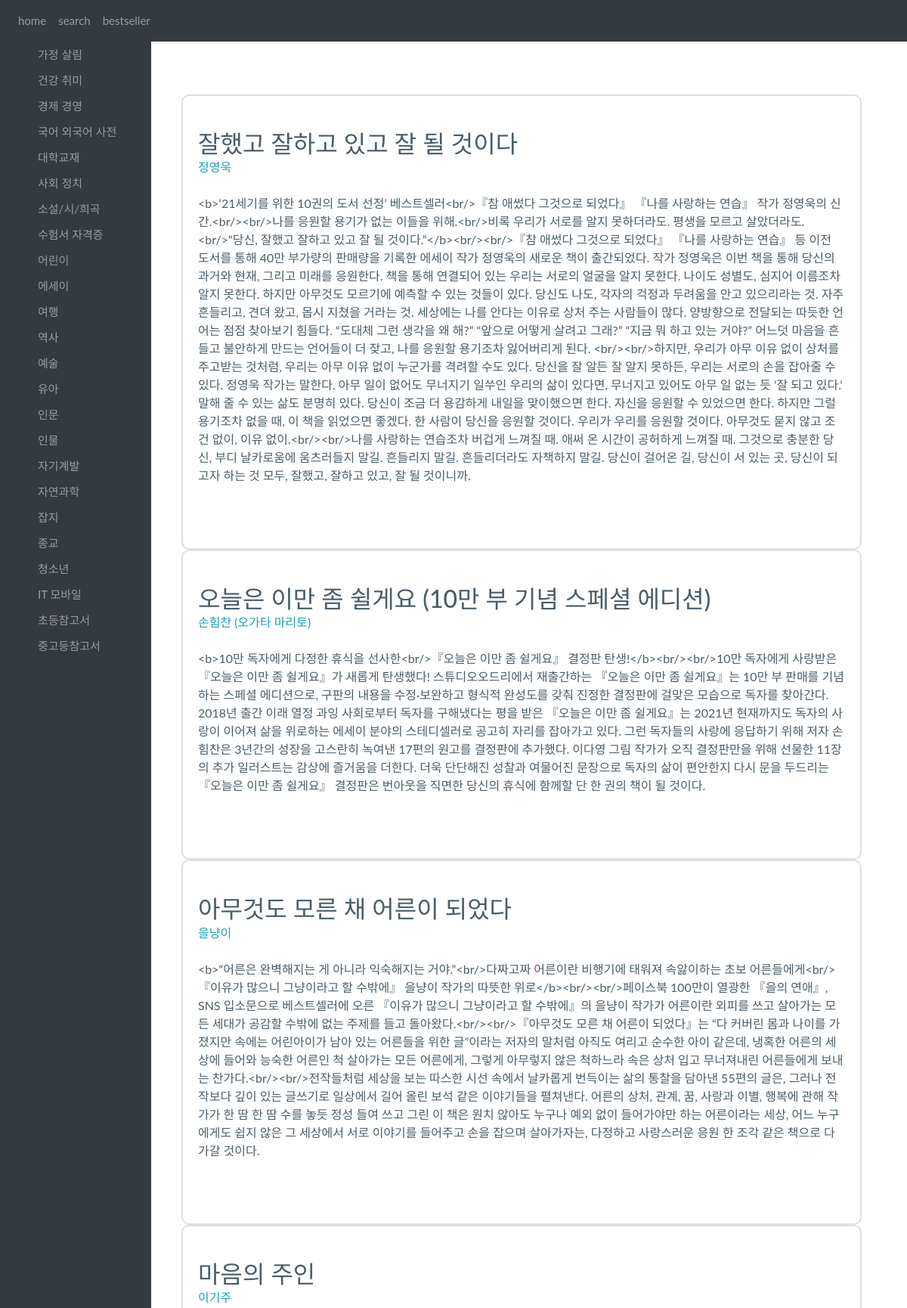
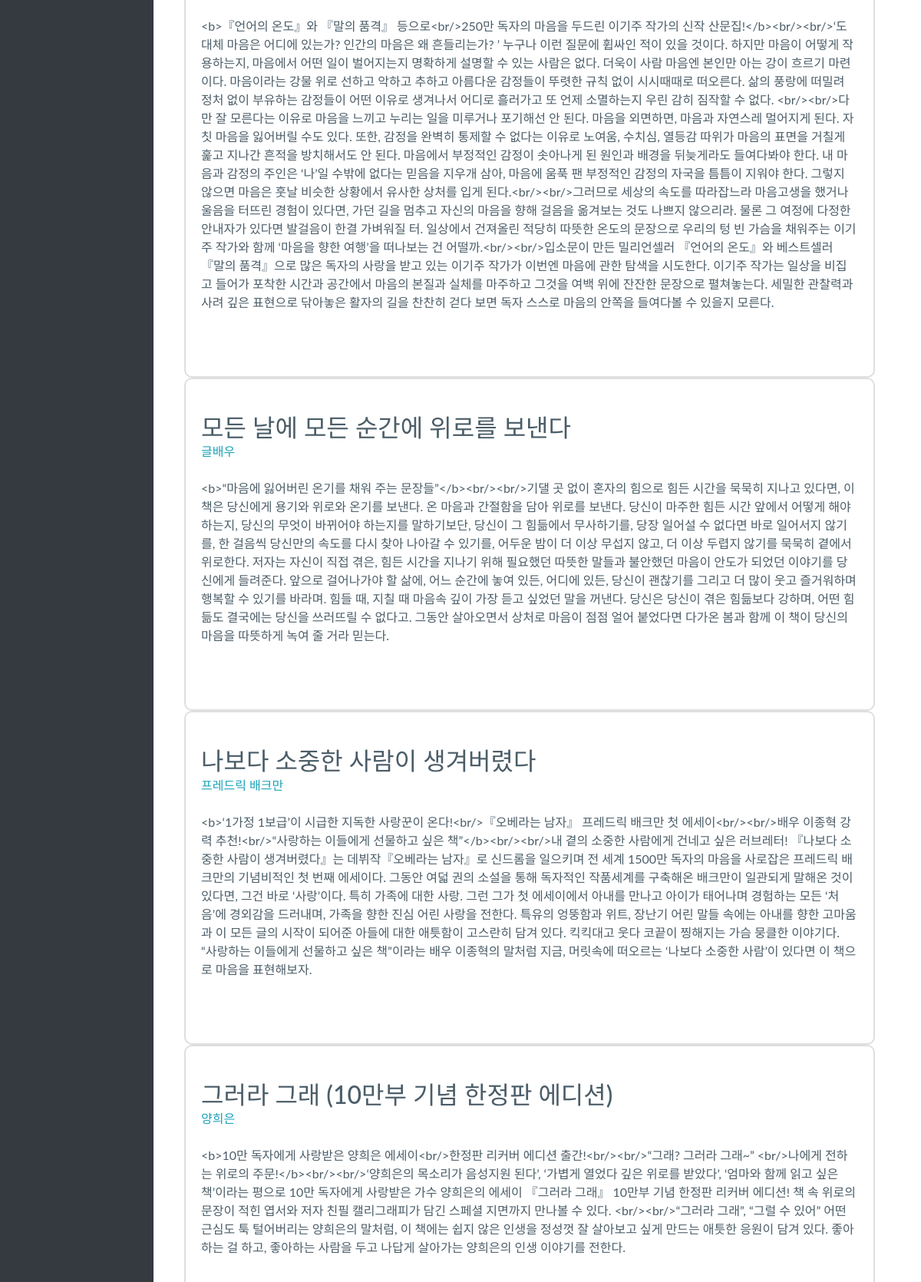
Page /category/001001047 (upper part) on the committed database (2 pictures, top to bottom).
### category/models.py (models this page shows)
class CategoryTen(models.Model):
    name = models.CharField(max_length=100)
    author = models.CharField(max_length=100)
    description = models.TextField()

### category/views.py (the view)
# urls.py: path('category/001001047', category.views.ten, name='ten'),
def ten(request):
    essays = CategoryTen.objects
    return render(request, 'category/category10.html', {'essay': essays})

### category/templates/category/category10.html (shortened to what this page needs)
{% extends 'category/base.html' %}
{% block content %}
<body>
 {% for essay in essay.all%}
    <div class="col-md-4 mb-3 mb-md-0">
        <div class="card h-100 py-3">
          <div class="card-body my-2">
            <div class="d-flex align-items-center">
              <div class="flex-1 align-items-center">
                <h2 class="mb-0 fs--1 text-1000 fw-medium">{{essay.name}}</h2>
                <p class="fs--2 fw-normal text-info mb-0">{{essay.author}}</p><br/>
              </div>
            </div>
            <p class="card-text ps-7 ps-md-0 ps-xl-7 pt-md-4 pt-lg-3 pt-xl-0">{{essay.description}}</p><br/>
          </div>
        </div>
    </div>
{%endfor%}
</body>
{% endblock  %}

### category/templates/category/base.html (style rules this page uses)
body { margin: 0px; background-color: #F0EDCC; }

### category/templates/category/category10.html (style rules this page uses)
.card { border: 0; }
.py-3 { padding-top: 1rem !important; padding-bottom: 1rem !important; }
.h-100 { height: 100% !important; width: 75vw !important; }
.card { position: relative; display: -webkit-box; display: -ms-flexbox; display: flex; -webkit-box-orient: vertical; -webkit-box-direction: normal; -ms-flex-direction: column; flex-direction: column; min-width: 0; word-wrap: break-word; background-color: #fff; background-clip: border-box; border: 2px solid rgba(0,0,0,0.125); border-radius: .625rem; }
body { -webkit-font-smoothing: antialiased; -moz-osx-font-smoothing: grayscale; position: relative; }
body { margin: 0; font-family: "Lato",-apple-system,BlinkMacSystemFont,"Segoe UI","Helvetica Neue",Arial,sans-serif,"Apple Color Emoji","Segoe UI Emoji","Segoe UI Symbol"; font-size: 1rem; font-weight: 400; line-height: 1.5; color: #4B5D68; background-color: #fff; -webkit-text-size-adjust: 100%; -webkit-tap-highlight-color: rgba(0,0,0,0); }
:root { --bs-blue: #5F37EF; --bs-indigo: #727cf5; --bs-purple: #9C69E2; --bs-pink: #F063B8; --bs-red: #EF4358; --bs-orange: #F56538; --bs-yellow: #FFBA49; --bs-green: #68C9BA; --bs-teal: #299EF3; --bs-cyan: #38B0F5; --bs-white: #fff; --bs-gray: #94A2B3; --bs-gray-dark: #4B5D68; --bs-primary: #5F37EF; --bs-secondary: #299EF3; --bs-success: #68C9BA; --bs-info: #9C69E2; --bs-warning: #FFBA49; --bs-danger: #F063B8; --bs-light: #f9fafd; --bs-dark: #0b1727; --bs-font-sans-serif: "Lato", "Poppins", -apple-system, BlinkMacSystemFont, "Segoe UI", "Helvetica Neue", Arial, sans-serif, "Apple Color Emoji", "Segoe UI Emoji", "Segoe UI Symbol"; --bs-font-monospace: "SFMono-Regular", Menlo, Monaco, Consolas, "Liberation Mono", "Courier New", monospace; --bs-gradient: linear-gradient(180deg, rgba(255,255,255,0.15), rgba(255,255,255,0)); }

### rows in the picture
CategoryTen: name "잘했고 잘하고 있고 잘 될 것이다", author "정영욱", description "<b>‘21세기를 위한 10권의 도서 선정’ 베스트셀러<br/>『참 애썼다 그것으로 되었다』 『나를 사랑하는 연습』 작가 정영욱의 신간.<br/><br/>나를 응원할 용기가 없는 이들을 위해.<br/>비록 우리가 서로를 알지 못하더라도. 평생을 모르고 살았더라도.<br/>“당신, 잘했고 잘하고 있고 잘 될 것이다.”</b><br/><br/>『참 애썼다 그것으로 되었다』 『나를 사랑하는 연습』 등 이전 도서를 통해 40만 부가량의 판매량을 기록한 에세이 작가 정영욱의 새로운 책이 출간되었다. 작가 정영욱은 이번 책을 통해 당신의 과거와 현재, 그리고 미래를 응원한다. 책을 통해 연결되어 있는 우리는 서로의 얼굴을 알지 못한다. 나이도 성별도, 심지어 이름조차 알지 못한다. 하지만 아무것도 모르기에 예측할 수 있는 것들이 있다. 당신도 나도, 각자의 걱정과 두려움을 안고 있으리라는 것. 자주 흔들리고, 견뎌 왔고, 몹시 지쳤을 거라는 것. 세상에는 나를 안다는 이유로 상처 주는 사람들이 많다. 양방향으로 전달되는 따듯한 언어는 점점 찾아보기 힘들다. “도대체 그런 생각을 왜 해?” “앞으로 어떻게 살려고 그래?” “지금 뭐 하고 있는 거야?” 어느덧 마음을 흔들고 불안하게 만드는 언어들이 더 잦고, 나를 응원할 용기조차 잃어버리게 된다. <br/><br/>하지만, 우리가 아무 이유 없이 상처를 주고받는 것처럼, 우리는 아무 이유 없이…"
CategoryTen: name "오늘은 이만 좀 쉴게요 (10만 부 기념 스페셜 에디션)", author "손힘찬 (오가타 마리토)", description "<b>10만 독자에게 다정한 휴식을 선사한<br/>『오늘은 이만 좀 쉴게요』 결정판 탄생!</b><br/><br/>10만 독자에게 사랑받은 『오늘은 이만 좀 쉴게요』가 새롭게 탄생했다! 스튜디오오드리에서 재출간하는 『오늘은 이만 좀 쉴게요』는 10만 부 판매를 기념하는 스페셜 에디션으로, 구판의 내용을 수정·보완하고 형식적 완성도를 갖춰 진정한 결정판에 걸맞은 모습으로 독자를 찾아간다. 2018년 출간 이래 열정 과잉 사회로부터 독자를 구해냈다는 평을 받은 『오늘은 이만 좀 쉴게요』는 2021년 현재까지도 독자의 사랑이 이어져 삶을 위로하는 에세이 분야의 스테디셀러로 공고히 자리를 잡아가고 있다. 그런 독자들의 사랑에 응답하기 위해 저자 손힘찬은 3년간의 성장을 고스란히 녹여낸 17편의 원고를 결정판에 추가했다. 이다영 그림 작가가 오직 결정판만을 위해 선물한 11장의 추가 일러스트는 감상에 즐거움을 더한다. 더욱 단단해진 성찰과 여물어진 문장으로 독자의 삶이 편안한지 다시 문을 두드리는 『오늘은 이만 좀 쉴게요』 결정판은 번아웃을 직면한 당신의 휴식에 함께할 단 한 권의 책이 될 것이다."
CategoryTen: name "아무것도 모른 채 어른이 되었다", author "을냥이", description "<b>“어른은 완벽해지는 게 아니라 익숙해지는 거야.”<br/>다짜고짜 어른이란 비행기에 태워져 속앓이하는 초보 어른들에게<br/>『이유가 많으니 그냥이라고 할 수밖에』 을냥이 작가의 따뜻한 위로</b><br/><br/>페이스북 100만이 열광한 『을의 연애』, SNS 입소문으로 베스트셀러에 오른 『이유가 많으니 그냥이라고 할 수밖에』의 을냥이 작가가 어른이란 외피를 쓰고 살아가는 모든 세대가 공감할 수밖에 없는 주제를 들고 돌아왔다.<br/><br/>『아무것도 모른 채 어른이 되었다』는 “다 커버린 몸과 나이를 가졌지만 속에는 어린아이가 남아 있는 어른들을 위한 글”이라는 저자의 말처럼 아직도 여리고 순수한 아이 같은데, 냉혹한 어른의 세상에 들어와 능숙한 어른인 척 살아가는 모든 어른에게, 그렇게 아무렇지 않은 척하느라 속은 상처 입고 무너져내린 어른들에게 보내는 찬가다.<br/><br/>전작들처럼 세상을 보는 따스한 시선 속에서 날카롭게 번득이는 삶의 통찰을 담아낸 55편의 글은, 그러나 전작보다 깊이 있는 글쓰기로 일상에서 길어 올린 보석 같은 이야기들을 펼쳐낸다. 어른의 상처, 관계, 꿈, 사랑과 이별, 행복에 관해 작가가 한 땀 한 땀 수를 놓듯 정성 들여 쓰고 그린 이 책은 원치 않아도 누구나 예외 없이 들어가야만 하는 어른이라는 세상, 어느 누구에게도 쉽지 않은 그 세상에서 서로 이야기를 들어주고 손을 잡으며…"
CategoryTen: name "마음의 주인", author "이기주", description "<b>『언어의 온도』와 『말의 품격』 등으로<br/>250만 독자의 마음을 두드린 이기주 작가의 신작 산문집!</b><br/><br/>‘도대체 마음은 어디에 있는가? 인간의 마음은 왜 흔들리는가? ’ 누구나 이런 질문에 휩싸인 적이 있을 것이다. 하지만 마음이 어떻게 작용하는지, 마음에서 어떤 일이 벌어지는지 명확하게 설명할 수 있는 사람은 없다. 더욱이 사람 마음엔 본인만 아는 강이 흐르기 마련이다. 마음이라는 강물 위로 선하고 악하고 추하고 아름다운 감정들이 뚜렷한 규칙 없이 시시때때로 떠오른다. 삶의 풍랑에 떠밀려 정처 없이 부유하는 감정들이 어떤 이유로 생겨나서 어디로 흘러가고 또 언제 소멸하는지 우린 감히 짐작할 수 없다. <br/><br/>다만 잘 모른다는 이유로 마음을 느끼고 누리는 일을 미루거나 포기해선 안 된다. 마음을 외면하면, 마음과 자연스레 멀어지게 된다. 자칫 마음을 잃어버릴 수도 있다. 또한, 감정을 완벽히 통제할 수 없다는 이유로 노여움, 수치심, 열등감 따위가 마음의 표면을 거칠게 훑고 지나간 흔적을 방치해서도 안 된다. 마음에서 부정적인 감정이 솟아나게 된 원인과 배경을 뒤늦게라도 들여다봐야 한다. 내 마음과 감정의 주인은 ‘나’일 수밖에 없다는 믿음을 지우개 삼아, 마음에 움푹 팬 부정적인 감정의 자국을 틈틈이 지워야 한다. 그렇지 않으면 마음은 훗날 비슷한 상황에서 유사한 상처를 입게…"
CategoryTen: name "모든 날에 모든 순간에 위로를 보낸다", author "글배우", description "<b>“마음에 잃어버린 온기를 채워 주는 문장들”</b><br/><br/>기댈 곳 없이 혼자의 힘으로 힘든 시간을 묵묵히 지나고 있다면, 이 책은 당신에게 용기와 위로와 온기를 보낸다. 온 마음과 간절함을 담아 위로를 보낸다. 당신이 마주한 힘든 시간 앞에서 어떻게 해야 하는지, 당신의 무엇이 바뀌어야 하는지를 말하기보단, 당신이 그 힘듦에서 무사하기를, 당장 일어설 수 없다면 바로 일어서지 않기를, 한 걸음씩 당신만의 속도를 다시 찾아 나아갈 수 있기를, 어두운 밤이 더 이상 무섭지 않고, 더 이상 두렵지 않기를 묵묵히 곁에서 위로한다. 저자는 자신이 직접 겪은, 힘든 시간을 지나기 위해 필요했던 따뜻한 말들과 불안했던 마음이 안도가 되었던 이야기를 당신에게 들려준다. 앞으로 걸어나가야 할 삶에, 어느 순간에 놓여 있든, 어디에 있든, 당신이 괜찮기를 그리고 더 많이 웃고 즐거워하며 행복할 수 있기를 바라며. 힘들 때, 지칠 때 마음속 깊이 가장 듣고 싶었던 말을 꺼낸다. 당신은 당신이 겪은 힘듦보다 강하며, 어떤 힘듦도 결국에는 당신을 쓰러뜨릴 수 없다고. 그동안 살아오면서 상처로 마음이 점점 얼어 붙었다면 다가온 봄과 함께 이 책이 당신의 마음을 따뜻하게 녹여 줄 거라 믿는다."
CategoryTen: name "나보다 소중한 사람이 생겨버렸다", author "프레드릭 배크만", description "<b>‘1가정 1보급’이 시급한 지독한 사랑꾼이 온다!<br/>『오베라는 남자』 프레드릭 배크만 첫 에세이<br/><br/>배우 이종혁 강력 추천!<br/>“사랑하는 이들에게 선물하고 싶은 책”</b><br/><br/>내 곁의 소중한 사람에게 건네고 싶은 러브레터! 『나보다 소중한 사람이 생겨버렸다』는 데뷔작『오베라는 남자』로 신드롬을 일으키며 전 세계 1500만 독자의 마음을 사로잡은 프레드릭 배크만의 기념비적인 첫 번째 에세이다. 그동안 여덟 권의 소설을 통해 독자적인 작품세계를 구축해온 배크만이 일관되게 말해온 것이 있다면, 그건 바로 ‘사랑’이다. 특히 가족에 대한 사랑. 그런 그가 첫 에세이에서 아내를 만나고 아이가 태어나며 경험하는 모든 ‘처음’에 경외감을 드러내며, 가족을 향한 진심 어린 사랑을 전한다. 특유의 엉뚱함과 위트, 장난기 어린 말들 속에는 아내를 향한 고마움과 이 모든 글의 시작이 되어준 아들에 대한 애틋함이 고스란히 담겨 있다. 킥킥대고 웃다 코끝이 찡해지는 가슴 뭉클한 이야기다. “사랑하는 이들에게 선물하고 싶은 책”이라는 배우 이종혁의 말처럼 지금, 머릿속에 떠오르는 ‘나보다 소중한 사람’이 있다면 이 책으로 마음을 표현해보자."
CategoryTen: name "그러라 그래 (10만부 기념 한정판 에디션)", author "양희은", description "<b>10만 독자에게 사랑받은 양희은 에세이<br/>한정판 리커버 에디션 출간!<br/><br/>“그래? 그러라 그래~” <br/>나에게 전하는 위로의 주문!</b><br/><br/>‘양희은의 목소리가 음성지원 된다’, ‘가볍게 열었다 깊은 위로를 받았다’, ‘엄마와 함께 읽고 싶은 책’이라는 평으로 10만 독자에게 사랑받은 가수 양희은의 에세이 『그러라 그래』 10만부 기념 한정판 리커버 에디션! 책 속 위로의 문장이 적힌 엽서와 저자 친필 캘리그래피가 담긴 스페셜 지면까지 만나볼 수 있다. <br/><br/>“그러라 그래”, “그럴 수 있어” 어떤 근심도 툭 털어버리는 양희은의 말처럼, 이 책에는 쉽지 않은 인생을 정성껏 잘 살아보고 싶게 만드는 애틋한 응원이 담겨 있다. 좋아하는 걸 하고, 좋아하는 사람을 두고 나답게 살아가는 양희은의 인생 이야기를 전한다."
